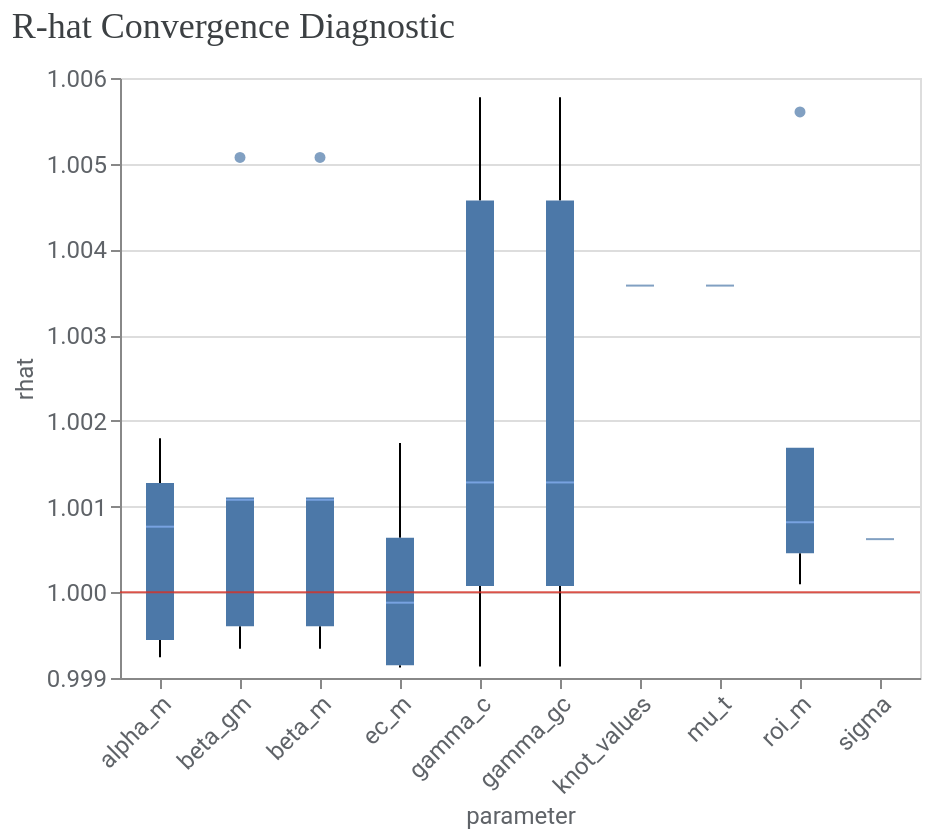

The notebook cell saved with this chart:
### Code cell
# R-hat values should be close to 1.0 for all parameters
diagnostics = visualizer.ModelDiagnostics(mmm)
diagnostics.plot_rhat_boxplot()

### Figure 1 — Vega-Lite specification as saved in the notebook (floating-point values rounded to 4 significant figures; data arrays with more than 128 entries replaced by an {"elided": "..."} marker saying what was removed)
{"config": {"view": {"continuousWidth": 300, "continuousHeight": 300}, "axis": {"labelColor": "#5F6368", "labelFont": "Roboto", "labelFontSize": 12, "titleColor": "#5F6368", "titleFont": "Roboto", "titleFontSize": 12, "titleFontWeight": "normal"}}, "layer": [{"data": {"name": "data-99f741d71f3840edebfffd2f685bf0be"}, "mark": {"type": "boxplot", "median": {"color": "#8AB4F8"}, "outliers": {"filled": true}}, "encoding": {"x": {"axis": {"labelAngle": -45}, "field": "parameter", "type": "nominal"}, "y": {"field": "rhat", "scale": {"zero": false}, "type": "quantitative"}}}, {"data": {"name": "empty"}, "mark": {"type": "rule", "color": "#D93025", "opacity": 0.8}, "encoding": {"y": {"datum": 1}}}], "title": {"text": "R-hat Convergence Diagnostic", "anchor": "start", "color": "#3C4043", "font": "Google Sans Display", "fontSize": 18, "fontWeight": "normal", "offset": 10}, "width": 400, "$schema": "https://vega.github.io/schema/vega-lite/v6.4.1.json", "datasets": {"data-99f741d71f3840edebfffd2f685bf0be": {"elided": "196 records"}, "empty": [{}]}}
